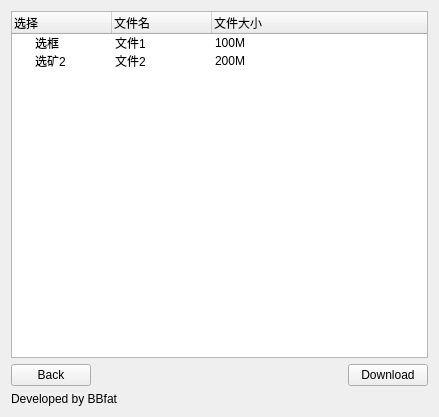
<?xml version="1.0" encoding="UTF-8"?>
<ui version="4.0">
 <class>Form</class>
 <widget class="QWidget" name="Form">
  <property name="geometry">
   <rect>
    <x>0</x>
    <y>0</y>
    <width>439</width>
    <height>417</height>
   </rect>
  </property>
  <property name="windowTitle">
   <string>Form</string>
  </property>
  <layout class="QVBoxLayout" name="verticalLayout">
   <item>
    <widget class="QTreeWidget" name="treeWidget">
     <property name="textElideMode">
      <enum>Qt::ElideRight</enum>
     </property>
     <property name="wordWrap">
      <bool>false</bool>
     </property>
     <property name="headerHidden">
      <bool>false</bool>
     </property>
     <column>
      <property name="text">
       <string>选择</string>
      </property>
     </column>
     <column>
      <property name="text">
       <string>文件名</string>
      </property>
     </column>
     <column>
      <property name="text">
       <string>文件大小</string>
      </property>
     </column>
     <item>
      <property name="text">
       <string>选框</string>
      </property>
      <property name="text">
       <string>文件1</string>
      </property>
      <property name="text">
       <string>100M</string>
      </property>
     </item>
     <item>
      <property name="text">
       <string>选矿2</string>
      </property>
      <property name="text">
       <string>文件2</string>
      </property>
      <property name="text">
       <string>200M</string>
      </property>
     </item>
    </widget>
   </item>
   <item>
    <layout class="QHBoxLayout" name="horizontalLayout">
     <item>
      <widget class="QPushButton" name="pushButton_2">
       <property name="text">
        <string>Back</string>
       </property>
      </widget>
     </item>
     <item>
      <spacer name="horizontalSpacer">
       <property name="orientation">
        <enum>Qt::Horizontal</enum>
       </property>
       <property name="sizeHint" stdset="0">
        <size>
         <width>40</width>
         <height>20</height>
        </size>
       </property>
      </spacer>
     </item>
     <item>
      <widget class="QPushButton" name="pushButton">
       <property name="text">
        <string>Download</string>
       </property>
      </widget>
     </item>
    </layout>
   </item>
   <item>
    <widget class="QLabel" name="label">
     <property name="font">
      <font>
       <pointsize>9</pointsize>
      </font>
     </property>
     <property name="text">
      <string>Developed by BBfat</string>
     </property>
    </widget>
   </item>
  </layout>
 </widget>
 <resources/>
 <connections/>
</ui>
